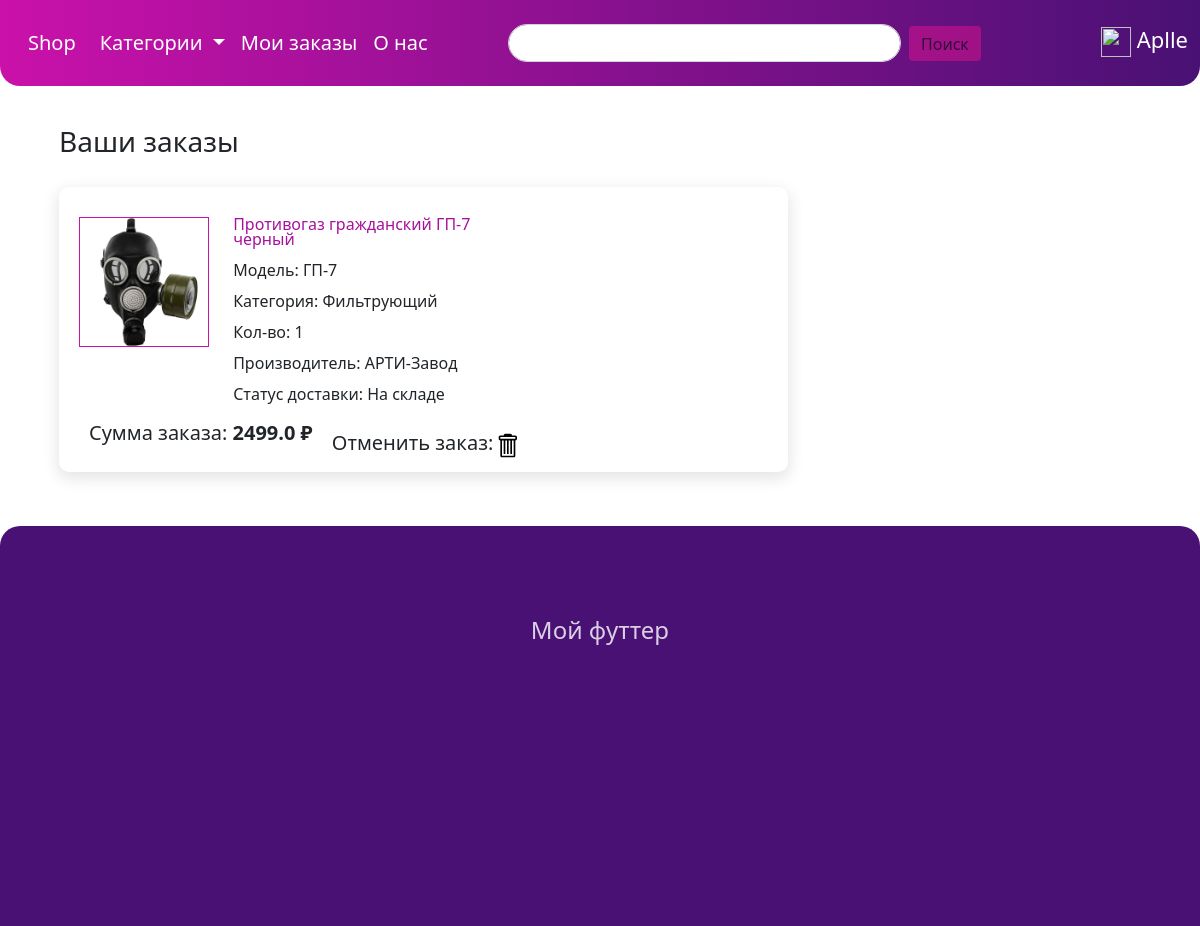
/shop/my_orders/ (signed in), run on an earlier commit of the app's database.
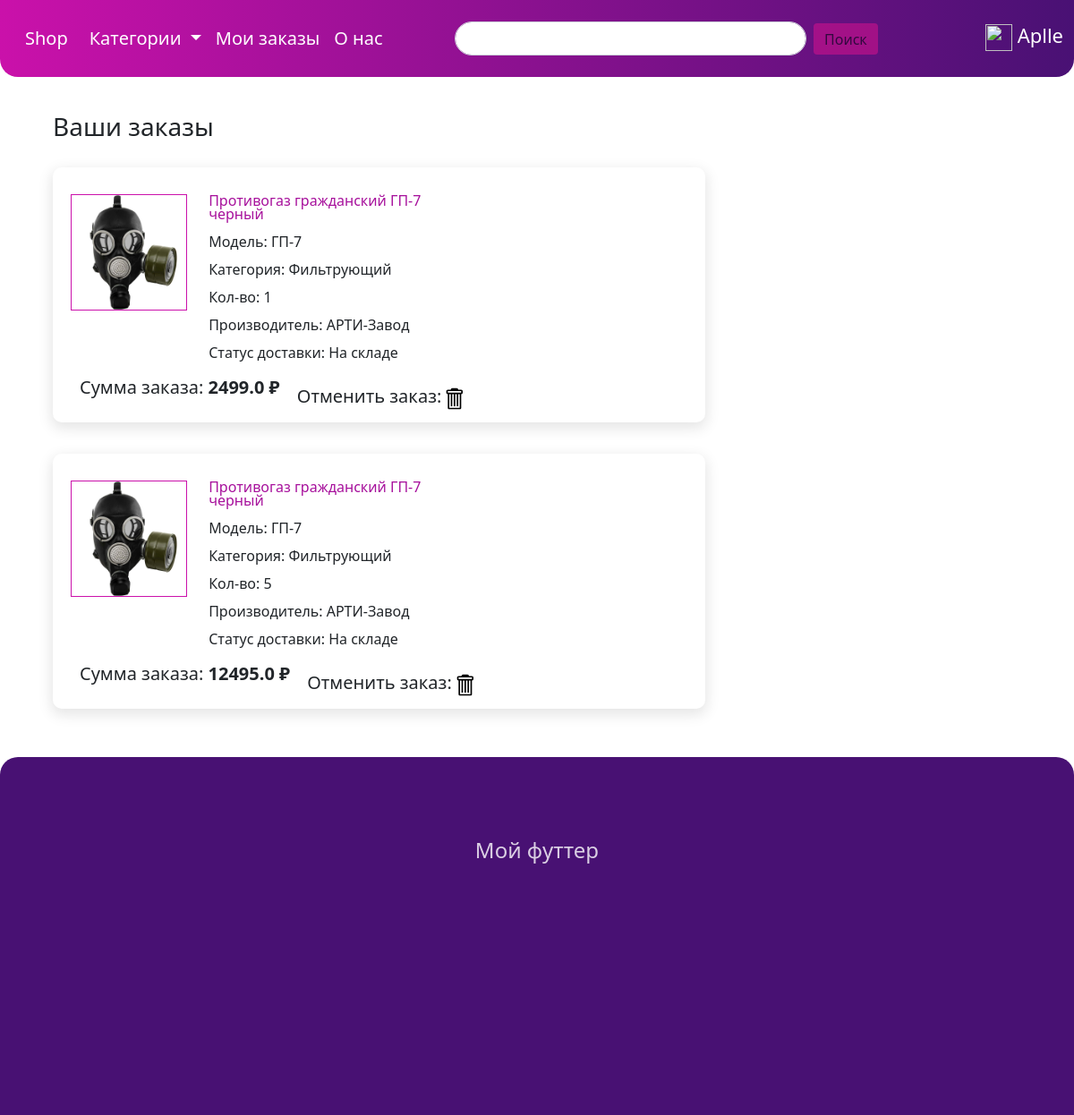
And on a later commit of the database.
### shop/models.py (models this page shows, shortened)
class Order(models.Model):
    all_price = models.FloatField(verbose_name='Цена всего заказа')
    comment = models.TextField(blank=True, verbose_name='Описание')
    amount = models.IntegerField(default=0)
    slug = models.SlugField(max_length=255, unique=True, db_index=True, verbose_name='URL')
    customer = models.ForeignKey('Customer', on_delete=models.CASCADE, verbose_name='Покупатель')
    product = models.ForeignKey('Product', on_delete=models.DO_NOTHING, verbose_name='Товар')
    delivery_status = models.ForeignKey('Status', on_delete=models.DO_NOTHING, verbose_name='Статус доставки')
    delivery_name = models.ForeignKey('DeliveryMethod', on_delete=models.DO_NOTHING, verbose_name='Способ доставки')
    payment = models.ForeignKey('PaymentMethod', on_delete=models.DO_NOTHING, verbose_name='Способ оплаты')
    class Meta:
        verbose_name = 'Заказ'
        verbose_name_plural = 'Заказы'

class Product(models.Model):
    name = models.CharField(max_length=255, unique=True, verbose_name='Имя товара')
    content = models.TextField(blank=True, verbose_name='Описание')
    image = models.ImageField(upload_to='photos/product/%Y/%m/%d', verbose_name='Изображение')
    model = models.CharField(max_length=255, blank=False, verbose_name='Модель товара')
    price = models.FloatField(verbose_name='Цена')
    is_availability = models.BooleanField(default=False, verbose_name='Доступность')
    quantity = models.IntegerField(default=0, verbose_name='Кол-во в наличии')
    slug = models.SlugField(max_length=255, unique=True, db_index=True, verbose_name='URL')
    cat = models.ForeignKey('Category', on_delete=models.CASCADE, verbose_name='Категория')
    manuf = models.ForeignKey('Manufacturer', on_delete=models.CASCADE, verbose_name='Производитель')
    def get_absolute_url(self):
        return reverse('product-info', kwargs={'product_slug': self.slug})
    class Meta:
        verbose_name = 'Товар'
        verbose_name_plural = 'Товары'

class Category(models.Model):
    name = models.CharField(max_length=255, unique=True, verbose_name='Имя категории')
    content = models.TextField(blank=True, verbose_name='Описание')
    is_availability = models.BooleanField(default=False, verbose_name='Доступность')
    quantity = models.IntegerField(default=0, verbose_name='Кол-во в наличии')
    slug = models.SlugField(max_length=255, unique=True, db_index=True, verbose_name='URL')
    def get_absolute_url(self):
        return reverse('category', kwargs={'cat_slug': self.slug})
    def __str__(self):
        return self.name
    class Meta:
        verbose_name = 'Категория'
        verbose_name_plural = 'Категории'

class Manufacturer(models.Model):  # Производитель
    name = models.CharField(max_length=255, unique=True, verbose_name='Имя производителя')
    content = models.TextField(blank=True, verbose_name='Описание')
    logo = models.ImageField(upload_to='photos/manufacturer/%Y/%m/%d', verbose_name='Лого')
    slug = models.SlugField(max_length=255, unique=True, db_index=True, verbose_name='URL')
    def __str__(self):
        return self.name
    class Meta:
        verbose_name = 'Производитель'
        verbose_name_plural = 'Производители'

class Status(models.Model):
    title = models.CharField(max_length=255, verbose_name='Этап доставки')
    class Meta:
        verbose_name = 'Статус'
        verbose_name_plural = 'Статусы'
    def __str__(self):
        return self.title

### shop/views.py (the view)
# urls.py: path('my_orders/', MyOrders.as_view(), name='my_orders'),  # роут для отображения заказов определённого аккаунта
class MyOrders(ListView):
    model = Order
    template_name = 'shop/list_orders.html'
    context_object_name = 'orders'
    def get_queryset(self):
        email = self.request.user
        user = Customer.objects.get(email=email)
        return Order.objects.filter(customer=user.pk)
    def get_context_data(self, *, object_list=None, **kwargs):
        context = super().get_context_data(**kwargs)
        context['title'] = 'Мои заказы'
        return context

### shop/models.py (called while the page is built)
    def __str__(self):
        return self.email

### shop/templatetags/mytag.py (called while the page is built)
@register.simple_tag()
def get_categories():
    return Category.objects.all()

### shop/templates/shop/list_orders.html (shortened to what this page needs)
{% extends 'shop/base.html' %}
{% load static %}
{% block content %}
    {% if orders|length > 0 %}
        <div class="list-orders">
            <div class="order-title"><h3>Ваши заказы</h3></div>
            {% for order in orders %}
                <div id="div-order" class="product-in-order">
                    <div class="order">
                        <div class="order-img-block"><img src="{{ order.product.image.url }}" class="order-img"></div>
                        <div class="info-order">
                            <a href="{{ order.product.get_absolute_url }}" class="link-product"><p>{{ order.product.name }}</p></a>
                            <p>Модель: {{ order.product.model }}</p>
                            <p>Категория: {{ order.product.cat }}</p>
                            <p id="elem2">Кол-во: {{ order.amount }}</p>
                            <p>Производитель: {{ order.product.manuf }}</p>
                            <p>Статус доставки: {{ order.delivery_status }}</p>
                        </div>
                        <div class="price">
                            <p><span style="font-weight: 400;">Сумма заказа: </span>{{ order.all_price }} ₽</p>
                        </div>
                        <div class="div-del-order">
                            <p>Отменить заказ:   </p>
                            <a href="{% url 'del_order' order.slug %}"><img src="{% static 'img/trashcan_106521.svg' %}" alt="" class="img-trash"></a>
                        </div>
                    </div>
                </div>
            {% endfor %}
        </div>
    {% else %}
        <div class="none-order">
            <h3>Список заказов пуст</h3>
        </div>
    {% endif %}
{% endblock %}

What changed in the data, as far as the page shows it:
added Order: product.image (picture), product.name "Противогаз гражданский ГП-7 черный", product.model "ГП-7", product.cat "Фильтрующий", amount "5", product.manuf "АРТИ-Завод", delivery_status "На складе", all_price "12495.0"
